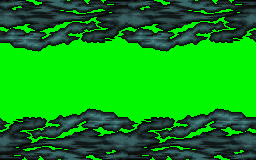

A level layout from a 2D game, rendered from its tile map. Below: a short description, then the map file with its tile-grid data intact:
An orthogonal 32x20 tile map with 8x8 px tiles, 1 tile layer (Tile Layer 1).

<map version="1.4" tiledversion="2020.12.18" orientation="orthogonal" renderorder="right-down" width="32" height="20" tilewidth="8" tileheight="8" infinite="0" nextlayerid="2" nextobjectid="1">
 <tileset firstgid="1" source="MistTiles.tsx" />
 <layer id="1" name="Tile Layer 1" width="32" height="20">
  <data encoding="csv">
33,34,35,36,37,38,39,40,41,42,43,44,45,46,47,48,33,34,35,36,37,38,39,40,41,42,43,44,45,46,47,48,
65,66,67,68,69,70,71,72,73,74,75,76,77,78,79,80,65,66,67,68,69,70,71,72,73,74,75,76,77,78,79,80,
97,98,99,100,101,102,103,104,105,106,107,108,109,110,111,112,97,98,99,100,101,102,103,104,105,106,107,108,109,110,111,112,
17,18,19,20,21,22,23,24,25,26,27,28,29,30,31,32,17,18,19,20,21,22,23,24,25,26,27,28,29,30,31,32,
49,50,51,52,53,54,55,56,57,58,59,60,61,62,63,64,49,50,51,52,53,54,55,56,57,58,59,60,61,62,63,64,
81,82,83,84,85,86,87,88,89,90,91,92,93,94,95,96,81,82,83,84,85,86,87,88,89,90,91,92,93,94,95,96,
113,114,115,116,117,118,119,120,121,122,123,124,125,126,127,128,113,114,115,116,117,118,119,120,121,122,123,124,125,126,127,128,
3,3,3,3,3,3,3,3,3,3,3,3,3,3,3,3,3,3,3,3,3,3,3,3,3,3,3,3,3,3,3,3,
3,3,3,3,3,3,3,3,3,3,3,3,3,3,3,3,3,3,3,3,3,3,3,3,3,3,3,3,3,3,3,3,
3,3,3,3,3,3,3,3,3,3,3,3,3,3,3,3,3,3,3,3,3,3,3,3,3,3,3,3,3,3,3,3,
3,3,3,3,3,3,3,3,3,3,3,3,3,3,3,3,3,3,3,3,3,3,3,3,3,3,3,3,3,3,3,3,
3,3,3,3,3,3,3,3,3,3,3,3,3,3,3,3,3,3,3,3,3,3,3,3,3,3,3,3,3,3,3,3,
3,3,3,3,3,3,3,3,3,3,3,3,3,3,3,3,3,3,3,3,3,3,3,3,3,3,3,3,3,3,3,3,
3221225600,3221225599,3221225598,3221225597,3221225596,3221225595,3221225594,3221225593,3221225592,3221225591,3221225590,3221225589,3221225588,3221225587,3221225586,3221225585,3221225600,3221225599,3221225598,3221225597,3221225596,3221225595,3221225594,3221225593,3221225592,3221225591,3221225590,3221225589,3221225588,3221225587,3221225586,3221225585,
3221225568,3221225567,3221225566,3221225565,3221225564,3221225563,3221225562,3221225561,3221225560,3221225559,3221225558,3221225557,3221225556,3221225555,3221225554,3221225553,3221225568,3221225567,3221225566,3221225565,3221225564,3221225563,3221225562,3221225561,3221225560,3221225559,3221225558,3221225557,3221225556,3221225555,3221225554,3221225553,
3221225536,3221225535,3221225534,3221225533,3221225532,3221225531,3221225530,3221225529,3221225528,3221225527,3221225526,3221225525,3221225524,3221225523,3221225522,3221225521,3221225536,3221225535,3221225534,3221225533,3221225532,3221225531,3221225530,3221225529,3221225528,3221225527,3221225526,3221225525,3221225524,3221225523,3221225522,3221225521,
3221225504,3221225503,3221225502,3221225501,3221225500,3221225499,3221225498,3221225497,3221225496,3221225495,3221225494,3221225493,3221225492,3221225491,3221225490,3221225489,3221225504,3221225503,3221225502,3221225501,3221225500,3221225499,3221225498,3221225497,3221225496,3221225495,3221225494,3221225493,3221225492,3221225491,3221225490,3221225489,
3221225584,3221225583,3221225582,3221225581,3221225580,3221225579,3221225578,3221225577,3221225576,3221225575,3221225574,3221225573,3221225572,3221225571,3221225570,3221225569,3221225584,3221225583,3221225582,3221225581,3221225580,3221225579,3221225578,3221225577,3221225576,3221225575,3221225574,3221225573,3221225572,3221225571,3221225570,3221225569,
3221225552,3221225551,3221225550,3221225549,3221225548,3221225547,3221225546,3221225545,3221225544,3221225543,3221225542,3221225541,3221225540,3221225539,3221225538,3221225537,3221225552,3221225551,3221225550,3221225549,3221225548,3221225547,3221225546,3221225545,3221225544,3221225543,3221225542,3221225541,3221225540,3221225539,3221225538,3221225537,
3221225520,3221225519,3221225518,3221225517,3221225516,3221225515,3221225514,3221225513,3221225512,3221225511,3221225510,3221225509,3221225508,3221225507,3221225506,3221225505,3221225520,3221225519,3221225518,3221225517,3221225516,3221225515,3221225514,3221225513,3221225512,3221225511,3221225510,3221225509,3221225508,3221225507,3221225506,3221225505
</data>
 </layer>
</map>
